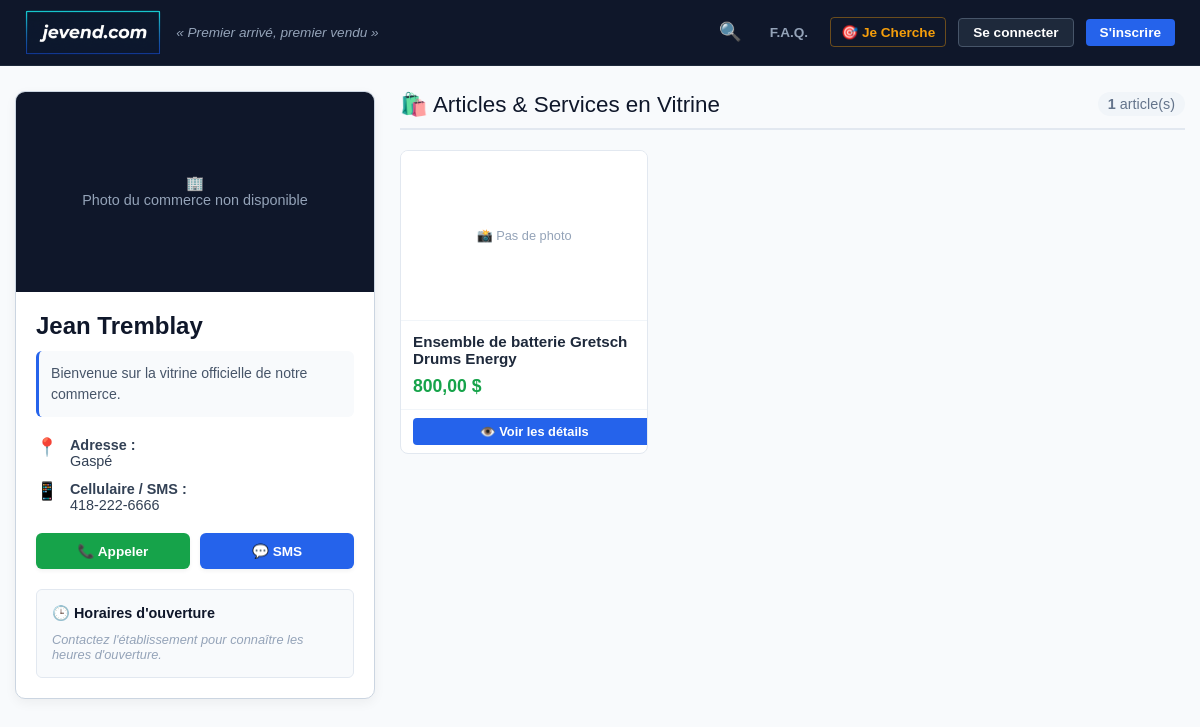
The page /marchand.php?id=19 on the database its author committed.
### tables this page shows
CREATE TABLE `jevend_utilisateurs` (
  `id_utilisateur` int(11) NOT NULL AUTO_INCREMENT,
  `nom` varchar(100) NOT NULL,
  `courriel` varchar(150) NOT NULL,
  `cellulaire` varchar(20) NOT NULL,
  `mot_de_passe` varchar(255) NOT NULL,
  `id_ville` int(11) NOT NULL,
  `description_magasin` text DEFAULT NULL,
  `filtre_region_defaut` enum('SEULE','TOUTES') NOT NULL DEFAULT 'SEULE',
  `role` enum('membre','admin') NOT NULL DEFAULT 'membre',
  `statut` enum('actif','bloque') NOT NULL DEFAULT 'actif',
  `jeton_connexion` varchar(64) DEFAULT NULL,
  `jeton_expiration` datetime DEFAULT NULL,
  `date_inscription` timestamp NULL DEFAULT current_timestamp(),
  `type_compte` enum('particulier','pro') DEFAULT 'particulier',
  `nom_entreprise` varchar(150) DEFAULT NULL,
  `neq` varchar(50) DEFAULT NULL,
  `telephone_pro` varchar(30) DEFAULT NULL,
  `adresse_pro` varchar(255) DEFAULT NULL,
  `site_web` varchar(255) DEFAULT NULL,
  `logo_pro` varchar(255) DEFAULT NULL,
  PRIMARY KEY (`id_utilisateur`),
  UNIQUE KEY `courriel` (`courriel`),
  KEY `fk_utilisateurs_ville` (`id_ville`),
  CONSTRAINT `fk_utilisateurs_ville` FOREIGN KEY (`id_ville`) REFERENCES `jevend_villes` (`id_ville`)
);

CREATE TABLE `jevend_villes` (
  `id_ville` int(11) NOT NULL AUTO_INCREMENT,
  `id_region` int(11) NOT NULL,
  `nom_ville` varchar(100) NOT NULL,
  `latitude` decimal(10,8) DEFAULT NULL,
  `longitude` decimal(11,8) DEFAULT NULL,
  PRIMARY KEY (`id_ville`),
  KEY `fk_villes_region` (`id_region`),
  CONSTRAINT `fk_villes_region` FOREIGN KEY (`id_region`) REFERENCES `jevend_regions` (`id_region`) ON DELETE CASCADE
);

CREATE TABLE `jevend_annonces` (
  `id_annonces` int(11) NOT NULL AUTO_INCREMENT,
  `id_utilisateur` int(11) NOT NULL,
  `id_categorie` int(11) NOT NULL,
  `titre_objet_nettoye` varchar(60) NOT NULL,
  `description_service` text DEFAULT NULL,
  `prix` decimal(10,2) DEFAULT NULL,
  `prix_promo` decimal(10,2) DEFAULT NULL,
  `date_fin_promo` datetime DEFAULT NULL,
  `image_courante` varchar(255) DEFAULT NULL,
  `date_creation` timestamp NULL DEFAULT current_timestamp(),
  `date_expiration` datetime NOT NULL,
  `statut` enum('actif','vendu','expire','inactif') NOT NULL DEFAULT 'actif',
  `statut_vente` varchar(20) NOT NULL DEFAULT 'disponible',
  `nb_vues_visiteurs` int(11) NOT NULL DEFAULT 0,
  `nb_vues_membres` int(11) NOT NULL DEFAULT 0,
  `nb_clics_contact` int(11) NOT NULL DEFAULT 0,
  PRIMARY KEY (`id_annonces`),
  KEY `fk_annonces_utilisateur` (`id_utilisateur`),
  KEY `fk_annonces_categorie` (`id_categorie`),
  CONSTRAINT `fk_annonces_categorie` FOREIGN KEY (`id_categorie`) REFERENCES `jevend_categories` (`id_categorie`),
  CONSTRAINT `fk_annonces_utilisateur` FOREIGN KEY (`id_utilisateur`) REFERENCES `jevend_utilisateurs` (`id_utilisateur`) ON DELETE CASCADE
);

### marchand.php (the view, shortened to what this page needs)
<?php
require_once 'config.php';
$id_marchand = isset($_GET['id']) ? (int)$_GET['id'] : 0;
$marchand = null;
$annonces_marchand = [];
$nom_ville = "Localisation non précisée";
try {
    $stmt_m = $bdd->prepare("
        SELECT u.*, v.nom_ville
        FROM jevend_utilisateurs u
        LEFT JOIN jevend_villes v ON u.id_ville = v.id_ville
        WHERE u.id_utilisateur = ?
    ");
    $stmt_m->execute([$id_marchand]);
    $marchand = $stmt_m->fetch(PDO::FETCH_ASSOC);
    if (!empty($marchand['nom_ville'])) {
        $nom_ville = $marchand['nom_ville'];
    }
    $stmt_a = $bdd->prepare("
        SELECT * FROM jevend_annonces
        WHERE id_utilisateur = ? AND statut = 'actif'
        ORDER BY date_creation DESC
    ");
    $stmt_a->execute([$id_marchand]);
    $annonces_marchand = $stmt_a->fetchAll(PDO::FETCH_ASSOC);
} catch (PDOException $e) {
    die("Erreur lors du chargement de la vitrine marchand : " . $e->getMessage());
}
$nom_entreprise = !empty($marchand['nom_entreprise']) ? $marchand['nom_entreprise'] : $marchand['nom'];
$description    = !empty($marchand['description_entreprise']) ? $marchand['description_entreprise'] : "Bienvenue sur la vitrine officielle de notre commerce.";
$photo_commerce = !empty($marchand['photo_commerce']) && file_exists("uploads/" . $marchand['photo_commerce']) ? "uploads/" . $marchand['photo_commerce'] : null;
$telephone_fixe  = $marchand['telephone'] ?? '';
$cellulaire      = $marchand['cellulaire'] ?? $marchand['telephone_cell'] ?? '';
$heures_ouverture = $marchand['heures_ouverture'] ?? '';
?>
<!DOCTYPE html>
<html lang="fr">
<head>
    <link rel="stylesheet" href="style.css">
</head>
<body class="admin-body">
    <?php include 'partials/_nav_publique.php'; ?>
    <div class="marchand-wrapper">
        <div class="marchand-grid-layout">
            <div class="card-profil-commerce">
                <div class="facade-img-box">
                    <?php if ($photo_commerce): ?>
                        <img src="<?= htmlspecialchars($photo_commerce) ?>" alt="Façade <?= htmlspecialchars($nom_entreprise) ?>">
                    <?php else: ?>
                        <div style="color: #94a3b8; font-size: 0.9rem; text-align: center; padding: 20px;">
                            🏢<br>Photo du commerce non disponible
                        </div>
                    <?php endif; ?>
                </div>
                <div class="profil-corps">
                    <h1 class="nom-commerce"><?= htmlspecialchars($nom_entreprise) ?></h1>
                    <div class="description-commerce">
                        <?= nl2br(htmlspecialchars($description)) ?>
                    </div>
                    <div class="bloc-info-ligne">
                        <span class="icon">📍</span>
                        <div>
                            <strong>Adresse :</strong><br>
                            <?= htmlspecialchars($nom_ville) ?>
                        </div>
                    </div>
                    <?php if (!empty($cellulaire)): ?>
                        <div class="bloc-info-ligne">
                            <span class="icon">📱</span>
                            <div>
                                <strong>Cellulaire / SMS :</strong><br>
                                <?= htmlspecialchars($cellulaire) ?>
                            </div>
                        </div>
                    <?php endif; ?>
                    <div class="grid-actions-contact">
                        <?php if (!empty($telephone_fixe) || !empty($cellulaire)): ?>
                            <?php $num_appel = !empty($cellulaire) ? $cellulaire : $telephone_fixe; ?>
                            <a href="tel:<?= preg_replace('/[^0-9+]/', '', $num_appel) ?>" class="btn-contact-quick btn-tel">
                                📞 Appeler
                            </a>
                        <?php endif; ?>
                        <?php if (!empty($cellulaire)): ?>
                            <a href="sms:<?= preg_replace('/[^0-9+]/', '', $cellulaire) ?>" class="btn-contact-quick btn-sms">
                                💬 SMS
                            </a>
                        <?php endif; ?>
                    </div>
                    <div class="box-horaires">
                        <h4>🕒 Horaires d'ouverture</h4>
                        <?php if (!empty($heures_ouverture)): ?>
                            <div style="font-size: 0.85rem; color: #475569; line-height: 1.5; white-space: pre-line;">
                                <?= htmlspecialchars($heures_ouverture) ?>
                            </div>
                        <?php else: ?>
                            <div style="font-size: 0.8rem; color: #94a3b8; font-style: italic;">
                                Contactez l'établissement pour connaître les heures d'ouverture.
                            </div>
                        <?php endif; ?>
                    </div>
                </div>
            </div>
            <div>
                <div class="section-titre-catalogue">
                    <span>🛍️ Articles & Services en Vitrine</span>
                    <span style="font-size: 0.9rem; color: #64748b; font-weight: normal; background: #f1f5f9; padding: 4px 10px; border-radius: 20px;">
                        <strong><?= count($annonces_marchand) ?></strong> article(s)
                    </span>
                </div>
                <?php if (empty($annonces_marchand)): ?>
                    <div style="background: #ffffff; padding: 50px 20px; border-radius: 8px; border: 1px solid #e2e8f0; text-align: center; color: #64748b;">
                        <div style="font-size: 3rem; margin-bottom: 10px;">📦</div>
                        <p style="font-size: 1.1rem; margin: 0 0 5px 0; color: #0f172a; font-weight: bold;">Aucune annonce en vitrine pour le moment</p>
                        <small>Revenez bientôt pour découvrir les nouveaux arrivages de cet établissement.</small>
                    </div>
                <?php else: ?>
                    <div class="flux-grille">
                        <?php foreach ($annonces_marchand as $annonce): ?>
                            <?php
                                $fichier_image = !empty($annonce['image_courante']) ? $annonce['image_courante'] : '';
                                $chemin_complet_image = "uploads/" . $fichier_image;
                            ?>
                            <div class="carte-annonce">
                                <div class="carte-image-zone">
                                    <?php if(!empty($annonce['image_courante']) && file_exists($chemin_complet_image)): ?>
                                        <img src="<?= htmlspecialchars($chemin_complet_image) ?>" alt="<?= htmlspecialchars($annonce['titre_objet_nettoye']) ?>">
                                    <?php else: ?>
                                        <div style="color: #94a3b8; font-size: 0.8rem; text-align: center;">📸 Pas de photo</div>
                                    <?php endif; ?>
                                </div>
                                <div class="carte-corps">
                                    <h3 class="carte-titre" title="<?= htmlspecialchars($annonce['titre_objet_nettoye']) ?>">
                                        <?= htmlspecialchars($annonce['titre_objet_nettoye']) ?>
                                    </h3>
                                    <div class="carte-prix"><?= number_format($annonce['prix'], 2, ',', ' ') ?> $</div>
                                </div>
                                <div class="carte-actions">
                                    <a href="details.php?id=<?= $annonce['id_annonces'] ?>" class="btn-action" style="margin:0; padding:6px 10px; font-size:0.8rem; text-decoration:none; display:block; text-align:center;">
                                        👁️ Voir les détails
                                    </a>
                                </div>
                            </div>
                        <?php endforeach; ?>
                    </div>
                <?php endif; ?>
            </div>
        </div>
    </div>
</body>
</html>

### style.css (style rules this page uses)
body { background-color: #f8fafc; color: #1e293b; font-family: Arial, sans-serif; display: flex; align-items: center; justify-content: center; min-height: 100vh; margin: 0; padding: 20px; box-sizing: border-box; }
.btn-action { width: 100%; padding: 12px; background-color: #2563eb; color: #ffffff; border: none; font-weight: bold; border-radius: 4px; cursor: pointer; font-size: 1rem; margin-top: 10px; transition: background-color 0.2s; }
.admin-body { background-color: #f8fafc; color: #1e293b; font-family: Arial, sans-serif; margin: 0; padding: 0; display: block; min-height: 100vh; }

### marchand.php (style rules this page uses)
.marchand-wrapper { max-width: 1200px; margin: 25px auto; padding: 0 15px; box-sizing: border-box; }
.marchand-grid-layout { display: grid; grid-template-columns: 360px 1fr; gap: 25px; align-items: start; }
.card-profil-commerce { background: #ffffff; border: 1px solid #cbd5e1; border-radius: 10px; overflow: hidden; box-shadow: 0 4px 12px rgba(0,0,0,0.05); position: sticky; top: 20px; }
.facade-img-box { width: 100%; height: 200px; background: #0f172a; position: relative; display: flex; align-items: center; justify-content: center; overflow: hidden; }
.profil-corps { padding: 20px; }
.nom-commerce { margin: 0 0 10px 0; font-size: 1.5rem; color: #0f172a; line-height: 1.2; }
.description-commerce { font-size: 0.88rem; color: #475569; line-height: 1.5; margin-bottom: 20px; background: #f8fafc; padding: 12px; border-radius: 6px; border-left: 3px solid #2563eb; }
.bloc-info-ligne { display: flex; align-items: flex-start; gap: 12px; margin-bottom: 12px; font-size: 0.9rem; color: #334155; }
.bloc-info-ligne span.icon { font-size: 1.1rem; min-width: 20px; }
.grid-actions-contact { display: grid; grid-template-columns: 1fr 1fr; gap: 10px; margin: 20px 0; }
.btn-contact-quick { display: flex; align-items: center; justify-content: center; gap: 6px; padding: 10px; border-radius: 6px; font-weight: bold; font-size: 0.85rem; text-decoration: none; text-align: center; transition: all 0.2s ease; box-shadow: 0 2px 4px rgba(0,0,0,0.05); }
.btn-tel { background: #16a34a; color: #ffffff; }
.btn-sms { background: #2563eb; color: #ffffff; }
.box-horaires { background: #f8fafc; border: 1px solid #e2e8f0; border-radius: 6px; padding: 15px; margin-top: 15px; }
.box-horaires h4 { margin: 0 0 10px 0; font-size: 0.9rem; color: #0f172a; display: flex; align-items: center; gap: 6px; }
.section-titre-catalogue { font-size: 1.4rem; color: #0f172a; margin: 0 0 20px 0; display: flex; justify-content: space-between; align-items: center; border-bottom: 2px solid #e2e8f0; padding-bottom: 10px; }
.flux-grille { display: grid; grid-template-columns: repeat(auto-fill, minmax(230px, 1fr)); gap: 20px; }
.carte-annonce { background: #ffffff; border: 1px solid #e2e8f0; border-radius: 8px; overflow: hidden; display: flex; flex-direction: column; transition: transform 0.2s ease; }
.carte-image-zone { width: 100%; height: 170px; background-color: #ffffff; border-bottom: 1px solid #f1f5f9; overflow: hidden; display: flex; align-items: center; justify-content: center; padding: 5px; box-sizing: border-box; }
.carte-corps { padding: 12px; flex-grow: 1; display: flex; flex-direction: column; }
.carte-titre { font-size: 0.95rem; font-weight: bold; color: #1e293b; margin: 0 0 6px 0; display: -webkit-box; -webkit-line-clamp: 2; -webkit-box-orient: vertical; overflow: hidden; height: 2.3rem; }
.carte-prix { font-size: 1.1rem; font-weight: bold; color: #16a34a; margin-top: auto; }
.carte-actions { border-top: 1px solid #f1f5f9; padding: 8px 12px; }

### rows shown on the page
jevend_utilisateurs: nom "Jean Tremblay", id_ville.nom_ville "Gaspé", cellulaire "418-222-6666"
jevend_annonces: shows "📸 Pas de photo", titre_objet_nettoye "Ensemble de batterie Gretsch Drums Energy", prix "800,00"

### other values the page prints
$description "Bienvenue sur la vitrine officielle de notre commerce."
count($annonces_marchand) "1"
